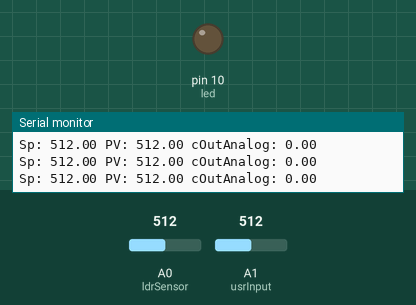
This sketch was run on a simulated Arduino Uno, built with avr-gcc and run on an emulated ATmega328P. Parts: output pins drawn as LEDs (lit = HIGH), the last lines printed to the serial monitor. Inputs (shaded band) come from the test bench; at power-on: A0 (ldrSensor) = 512, A1 (usrInput) = 512.

Above: at 1.2 s.
1.3 s: A0 (ldrSensor) set to 511
At 2.76 s:
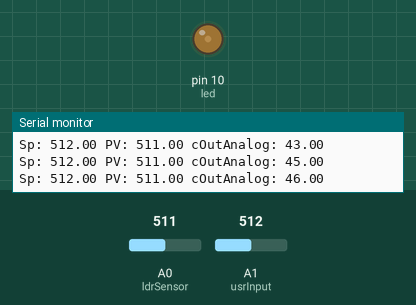
At 4.15 s:
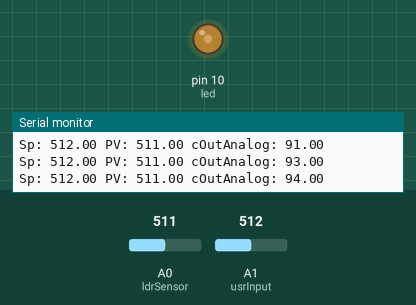
4.3 s: A1 (usrInput) set to 1023
5.8 s: A1 (usrInput) set to 306
At 7.0 s:
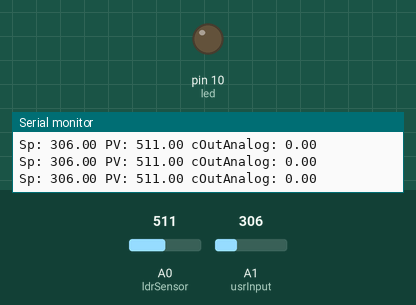
8.8 s: A0 (ldrSensor) set to 325
11.8 s: A0 (ldrSensor) set to 308
13.3 s: A0 (ldrSensor) set to 0
At 13.9 s:
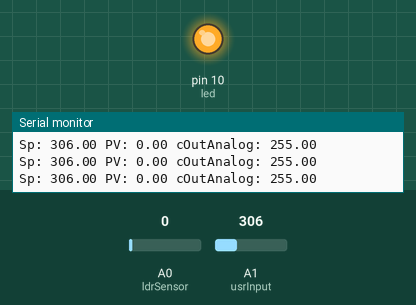
Timing chart, 0 to 15.8 s (numbered marks = the images above; inputs shaded):
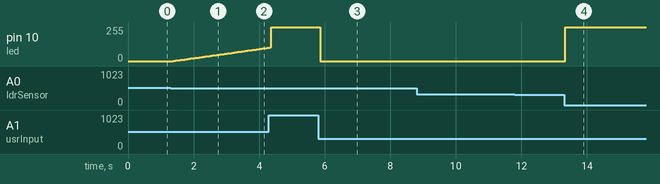

The sketch:

PID-Controller-LED.ino
```cpp
//Pins
const int led = 10;
const int ldrSensor = A0;
const int usrInput = A1;

//PID variables
float Err = 0; //Current error
float pErr = 0; //Previous error

float Sp = 0; //Setpoint
float PV = 0; //Process variable (current sensor value)

float dt = 0; //Delta time

float P = 0; //Proportional gain
float kP = 6.0; //P gain multiplier --- change value to get the best results

float It = 0; //Integral total gain
float kI = 0.0001; //I gain multiplier --- change value to get the best results

float D = 0; //Derivative gain
float kD = 8.0; //D gain multiplier --- change value to get the best results

float gain = 0; //Total gain
float cOut = 0; //Current output
float cOutAnalog = 0; //Current output analog

//Time variables
float t1 = 0;
float t2 = 0;

void setup(){
  //Setting pinmodes
  pinMode(led, OUTPUT);
  pinMode(ldrSensor, INPUT);
  pinMode(usrInput, INPUT);
  //Start USB communication
  Serial.begin(9600);
}

void loop(){
  //Read current potentiometer value
  Sp = analogRead(usrInput);
  //If its below 25 itll be considered as zero
  if(Sp < 25){
    Sp = 0;
  }


  //Get current time and calculate loop time difference
  t2 = millis();
  dt = t2 - t1;
  t1 = millis();

  //Read sensor value and calculate error
  PV = analogRead(ldrSensor);
  Err = Sp - PV;

  //Calculate proportional gain
  P = kP * Err;

  //Calculate integral gain
  It = It + (Err * kI * dt);

  //Calculate derivative gain
  D = kD * (pErr - Err) / dt;

  //Set the previous error for the next loop
  pErr = Err;

  //Add all gains together and add gain to current output
  gain = P + It + D;
  cOut = cOut + gain;

  //Set current output variable to zero if its no number
  //Make sure its between 0 and 1023 and set the analog output to the equivalent value
  if(isnan(cOut)){
    cOut = 0;
  } else{
    if(cOut < 0){
      cOut = 0;
      cOutAnalog = 0;
    } else{
      if(cOut > 1022){
        cOut = 1023;
        cOutAnalog = 255;
      } else{
          cOutAnalog = map(cOut, 0, 1023, 0, 255);
      }
    }
  }

  //Send data via USB (used for graphs)
  Serial.print("Sp: " + (String)Sp + " ");
  Serial.print("PV: " + (String)PV + " ");
  Serial.print("cOutAnalog: " + (String)cOutAnalog + " ");
  Serial.println(" ");

  //Set the LEDs output to calculated value
  analogWrite(led, cOutAnalog);

  //Wait 10 milliseconds before restarting the loop
  delay(10);
}
```

Measured:
- the behaviour switches between 512 and 511 on A0 (ldrSensor) (found by bisection; images 0 and 1)
- after the input at 1.3 s, pin 10 (led): moves from 0/255 to 100/255 over 2.9 s, starting after 0.07 s
- after the input at 5.8 s, pin 10 (led): 255/255 → 0/255 after 0.06 s
- after the input at 13.3 s, pin 10 (led): 0/255 → 255/255 at once
